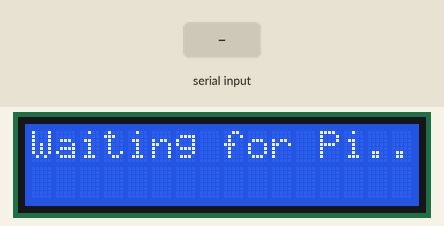
Bench run of a sketch on a simulated Arduino Uno, built with avr-gcc and run on an emulated ATmega328P. Parts: 16×2 character LCD. The test bench sets the inputs (shaded band).

Above: at 2.2 s.
2.3 s: "1\n" received over Serial
At 3.5 s:
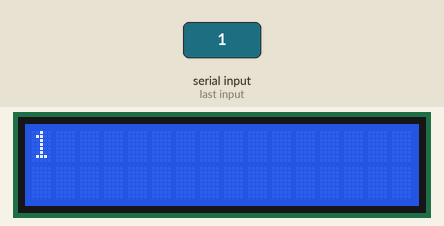
3.8 s: "0\n" received over Serial
At 4.7 s:
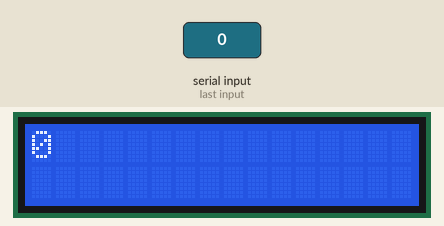
5.3 s: "2\n" received over Serial
At 5.9 s:
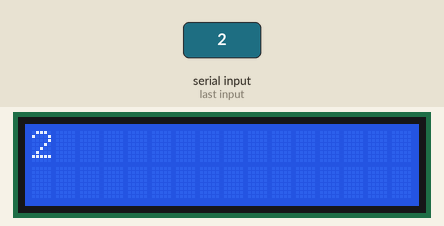
Timing chart, 0 to 8.3 s (numbered marks = the images above; inputs shaded):
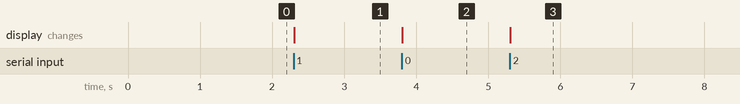

Measured:
- after the input at 2.3 s, the display: changes at once (image 1)
- after the input at 3.8 s, the display: changes at once (image 2)
- after the input at 5.3 s, the display: changes at once (image 3)

The sketch:

display.ino
```cpp
// =======================================================
// === 1. INCLUDE YOUR DISPLAY LIBRARY(IES) HERE ===
#include <Wire.h>             // Needed for I2C communication
#include <LiquidCrystal_I2C.h> // Include the I2C LCD library
// =======================================================


// =======================================================
// === 2. DEFINE DISPLAY OBJECT AND SETTINGS HERE ===
// --- IMPORTANT: Change 0x27 to YOUR LCD's I2C address found by the scanner ---
// Common addresses: 0x27, 0x3F
// Format: LiquidCrystal_I2C lcd(I2C_ADDRESS, COLUMNS, ROWS);
LiquidCrystal_I2C lcd(0x27, 16, 2); // <-- CHANGE 0x27 if needed! (16 columns, 2 rows)
// =======================================================


String receivedGesture = "";      // Stores the incoming data from the Pi
String lastDisplayedGesture = ""; // Stores the last gesture shown

void setup() {
  // Start serial communication with Raspberry Pi (MUST match Python script)
  Serial.begin(9600);
  // while (!Serial); // Optional: Wait for serial connection

  // =======================================================
  // === 3. INITIALIZE YOUR DISPLAY HERE ===
  lcd.init();           // Initialize the LCD
  lcd.backlight();      // Turn on the backlight
  lcd.setCursor(0, 0);  // Set cursor to the first column, first row
  lcd.print("Waiting for Pi.."); // Initial message
  delay(1000);        // Display message briefly
  // =======================================================
}

void loop() {
  // Checks if data is available from the Raspberry Pi
  if (Serial.available() > 0) {
    // Reads the incoming string until newline character '\n'
    receivedGesture = Serial.readStringUntil('\n');
    receivedGesture.trim(); // Remove any extra whitespace

    // Only updates if a valid gesture was received AND it's different
    if (receivedGesture.length() > 0 && receivedGesture != lastDisplayedGesture) {

      // =======================================================
      // === 4. UPDATE YOUR DISPLAY HERE ===
      lcd.clear();              // Clear the LCD
      lcd.setCursor(0, 0);      // Set cursor to top-left
      lcd.print(receivedGesture); // Print the received gesture
      // =======================================================

      lastDisplayedGesture = receivedGesture; // Remember what was displayed
    }
  }
}
```
